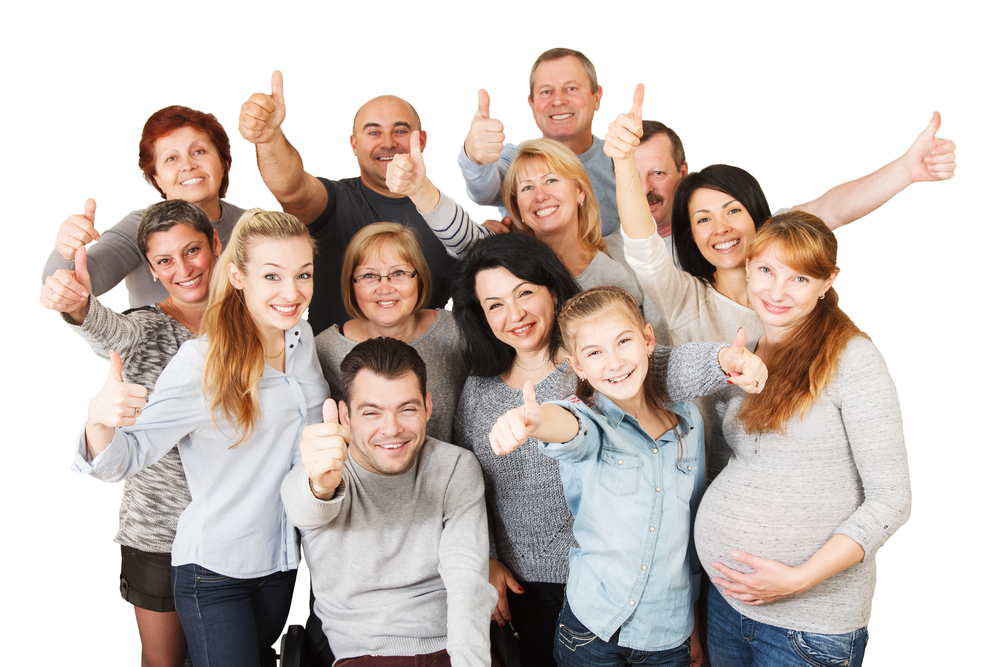
#> input picture imagens/imagem_03.jpeg, 1000 x 667 px
$ python main.py
#> lines starting #> are read from the running program, lines starting #| are printed output that depends on the picture; after the words box and inside, x2 and y2 are one past the last pixel; in counts of white or black regions, pixels touching at a corner belong together
import cv2
loadAlg = cv2.CascadeClassifier('haarcascades/haarcascade_frontalface_default.xml')

image = cv2.imread('imagens/imagem_03.jpeg')
#> image is the input picture: shape (667, 1000, 3); mean B, G, R 185.2, 190.9, 202.3
image = cv2.resize(image, (1270, 900))
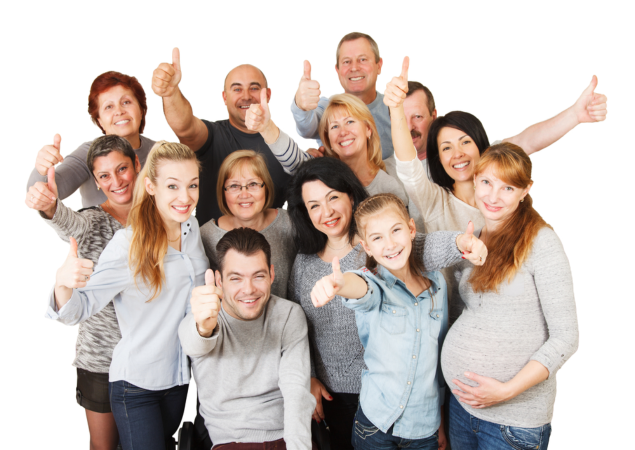
#> image: shape (900, 1270, 3) (shown at 1/2 size); mean B, G, R 185.1, 190.9, 202.2

imageGrey = cv2.cvtColor(image, cv2.COLOR_BGR2GRAY)
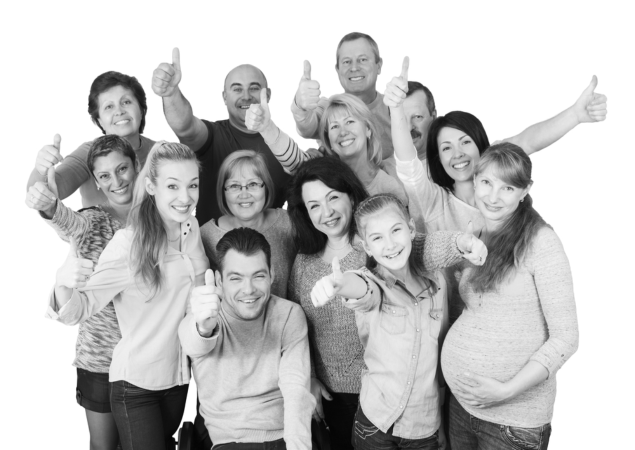
#> imageGrey: shape (900, 1270) (shown at 1/2 size); min 0, max 255, mean 193.6

faces = loadAlg.detectMultiScale(imageGrey)
#> faces = 15 rows, first 6: [667, 88, 87, 87], [532, 608, 74, 74], [647, 219, 77, 77], [440, 336, 94, 94], [441, 138, 98, 98], [184, 171, 100, 100]

print(faces)
#> (printed output is left out)

for(x, y, l, a) in faces:
    cv2.rectangle(image, (x,y), (x+l, y+a), (0, 255, 0), 2)
#> this loop made 15 passes
#> (x, y, l, a) on passes 1 to 12: (667, 88, 87, 87), (532, 608, 74, 74), (647, 219, 77, 77), (440, 336, 94, 94), (441, 138, 98, 98), (184, 171, 100, 100), (863, 254, 98, 98), (184, 503, 86, 86), (438, 512, 112, 112), (178, 309, 96, 96), (934, 327, 110, 110), (305, 328, 113, 113)
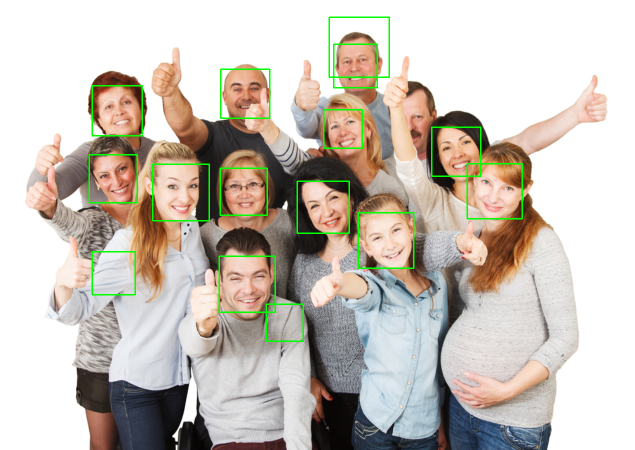
#> image: shape (900, 1270, 3) (shown at 1/2 size); 1.54% of pixels changed, all inside (x1, y1, x2, y2) = (177, 33, 1046, 684)

cv2.imshow('Faces', image)

cv2.waitKey()

$ run again, with imagens/imagem_01.jpeg copied over imagens/imagem_03.jpeg
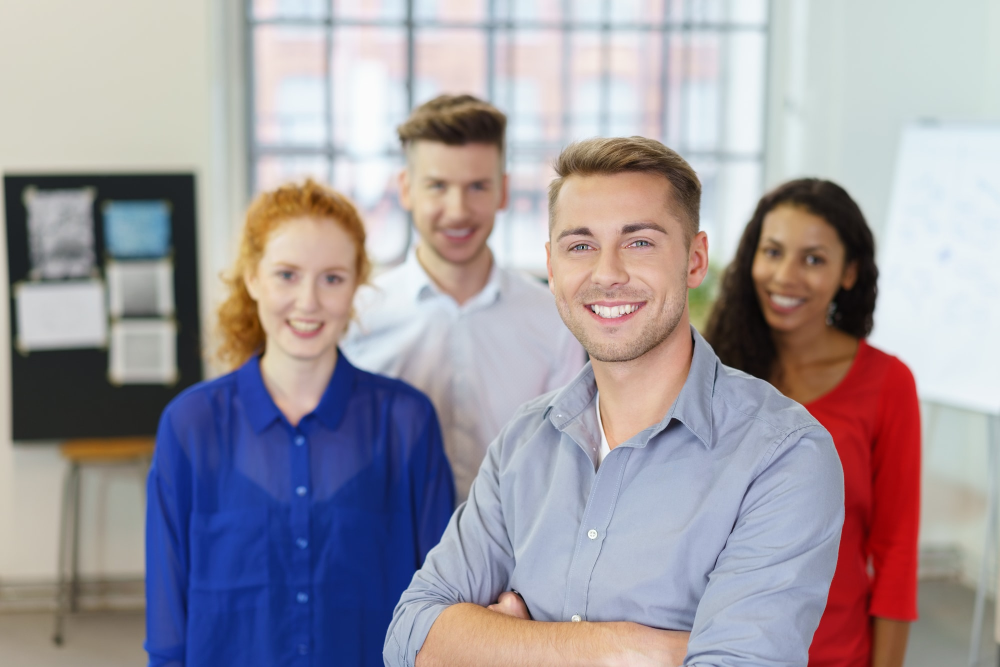
#> input picture imagens/imagem_01.jpeg, 2000 x 1334 px (shown at 1/2 size)
#> image is the input picture: shape (1334, 2000, 3); mean B, G, R 160.9, 153.4, 159.7
#> `imageGrey = cv2.cvtColor(image, cv2.COLOR_BGR2GRAY)`:
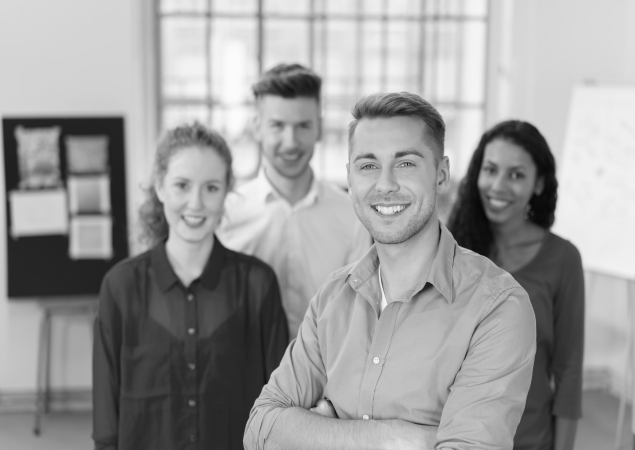
#> imageGrey: shape (900, 1270) (shown at 1/2 size); min 3, max 254, mean 156
#> faces = [[331, 448, 95, 95], [936, 288, 144, 144], [410, 172, 112, 112], [509, 198, 144, 144], [911, 711, 129, 129], [306, 306, 171, 171], [659, 236, 231, 231]]
#| [[331 448  95  95]
#|  [936 288 144 144]
#|  [410 172 112 112]
#|  [509 198 144 144]
#|  [911 711 129 129]
#|  [306 306 171 171]
#> (further printed lines are left out)
#> the loop `for(x, y, l, a) in faces:` made 7 passes
#> after the loop `for(x, y, l, a) in faces:`:
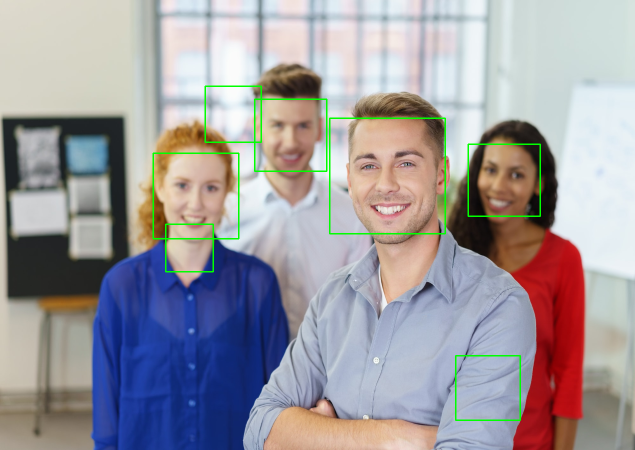
#> image: shape (900, 1270, 3) (shown at 1/2 size); mean B, G, R 159.2, 154.4, 157.9

$ run again, with imagens/imagem_02.jpeg copied over imagens/imagem_03.jpeg
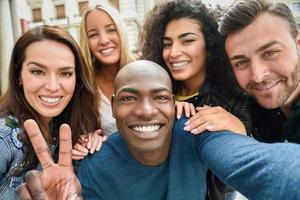
#> input picture imagens/imagem_02.jpeg, 300 x 200 px
#> image is the input picture: shape (200, 300, 3); mean B, G, R 104.7, 110.4, 123.5
#> `imageGrey = cv2.cvtColor(image, cv2.COLOR_BGR2GRAY)`:
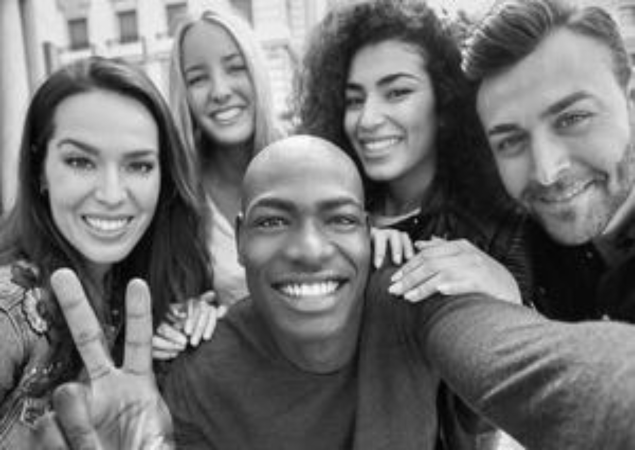
#> imageGrey: shape (900, 1270) (shown at 1/2 size); min 0, max 254, mean 113.6
#> faces = [[532, 137, 58, 58], [252, 32, 115, 115], [331, 60, 214, 214], [645, 89, 252, 252], [68, 210, 298, 298], [449, 310, 329, 329], [934, 151, 305, 305]]
#| [[532 137  58  58]
#|  [252  32 115 115]
#|  [331  60 214 214]
#|  [645  89 252 252]
#|  [ 68 210 298 298]
#|  [449 310 329 329]
#> (further printed lines are left out)
#> the loop `for(x, y, l, a) in faces:` made 7 passes
#> after the loop `for(x, y, l, a) in faces:`:
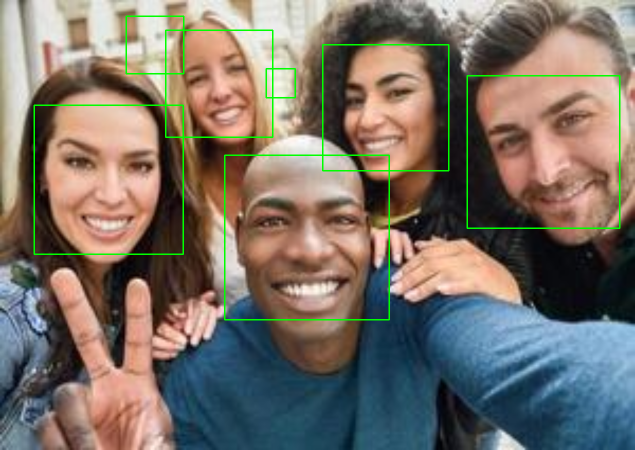
#> image: shape (900, 1270, 3) (shown at 1/2 size); mean B, G, R 103, 112.7, 121.2
